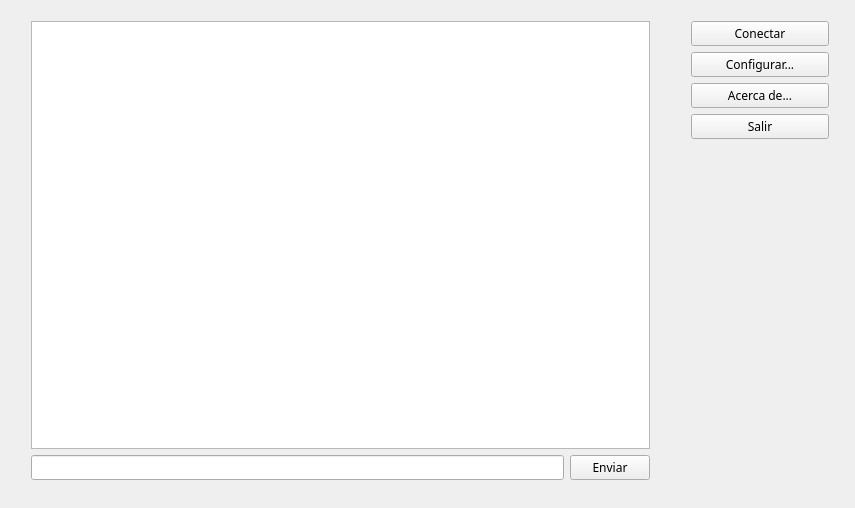
<?xml version="1.0" encoding="UTF-8"?>
<ui version="4.0">
 <class>MainWindow</class>
 <widget class="QDialog" name="MainWindow">
  <property name="geometry">
   <rect>
    <x>0</x>
    <y>0</y>
    <width>855</width>
    <height>508</height>
   </rect>
  </property>
  <property name="minimumSize">
   <size>
    <width>855</width>
    <height>508</height>
   </size>
  </property>
  <property name="font">
   <font>
    <family>Waree</family>
   </font>
  </property>
  <property name="windowTitle">
   <string>TalK</string>
  </property>
  <widget class="QWidget" name="verticalLayoutWidget">
   <property name="geometry">
    <rect>
     <x>20</x>
     <y>10</y>
     <width>641</width>
     <height>481</height>
    </rect>
   </property>
   <layout class="QVBoxLayout" name="verticalLayout_4">
    <item>
     <widget class="QPlainTextEdit" name="chat">
      <property name="readOnly">
       <bool>true</bool>
      </property>
     </widget>
    </item>
    <item>
     <layout class="QHBoxLayout" name="horizontalLayout_4">
      <item>
       <widget class="QLineEdit" name="esritura"/>
      </item>
      <item>
       <widget class="QPushButton" name="enviar_but">
        <property name="text">
         <string>Enviar</string>
        </property>
        <property name="autoDefault">
         <bool>false</bool>
        </property>
       </widget>
      </item>
     </layout>
    </item>
   </layout>
  </widget>
  <widget class="QWidget" name="verticalLayoutWidget_2">
   <property name="geometry">
    <rect>
     <x>680</x>
     <y>10</y>
     <width>160</width>
     <height>491</height>
    </rect>
   </property>
   <layout class="QVBoxLayout" name="verticalLayout_5">
    <item>
     <widget class="QPushButton" name="conectar_but">
      <property name="text">
       <string>Conectar</string>
      </property>
      <property name="autoDefault">
       <bool>false</bool>
      </property>
     </widget>
    </item>
    <item>
     <widget class="QPushButton" name="configurar_but">
      <property name="text">
       <string>Configurar...</string>
      </property>
      <property name="autoDefault">
       <bool>false</bool>
      </property>
     </widget>
    </item>
    <item>
     <widget class="QPushButton" name="acerca_but">
      <property name="text">
       <string>Acerca de...</string>
      </property>
      <property name="autoDefault">
       <bool>false</bool>
      </property>
     </widget>
    </item>
    <item>
     <widget class="QPushButton" name="salir_but">
      <property name="text">
       <string>Salir</string>
      </property>
      <property name="autoDefault">
       <bool>false</bool>
      </property>
     </widget>
    </item>
    <item>
     <spacer name="verticalSpacer">
      <property name="orientation">
       <enum>Qt::Vertical</enum>
      </property>
      <property name="sizeType">
       <enum>QSizePolicy::Expanding</enum>
      </property>
      <property name="sizeHint" stdset="0">
       <size>
        <width>20</width>
        <height>40</height>
       </size>
      </property>
     </spacer>
    </item>
   </layout>
  </widget>
 </widget>
 <layoutdefault spacing="6" margin="11"/>
 <resources/>
 <connections/>
</ui>
